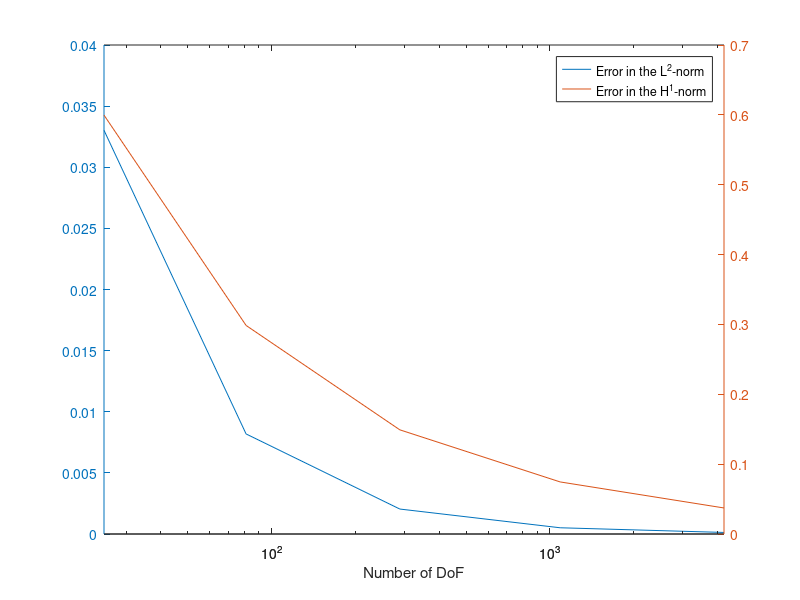

Write MATLAB code to recreate this figure.
x = [25 81 289 1089 4225];
l2 = [0.0330237 0.00818547 0.00204158 0.000510089 0.000127503];
h1 = [0.599637 0.29856 0.149123 0.0745421 0.0372686];
[AX,H1,H2] = plotyy(x,l2,x,h1,'semilogx'); 
legend('Error in the L^2-norm','Error in the H^1-norm');
%ylabel(AX(1), 'Error in the L^2-norm');
%ylabel(AX(2), 'Error in the H^1-norm'); 
xlabel('Number of DoF');